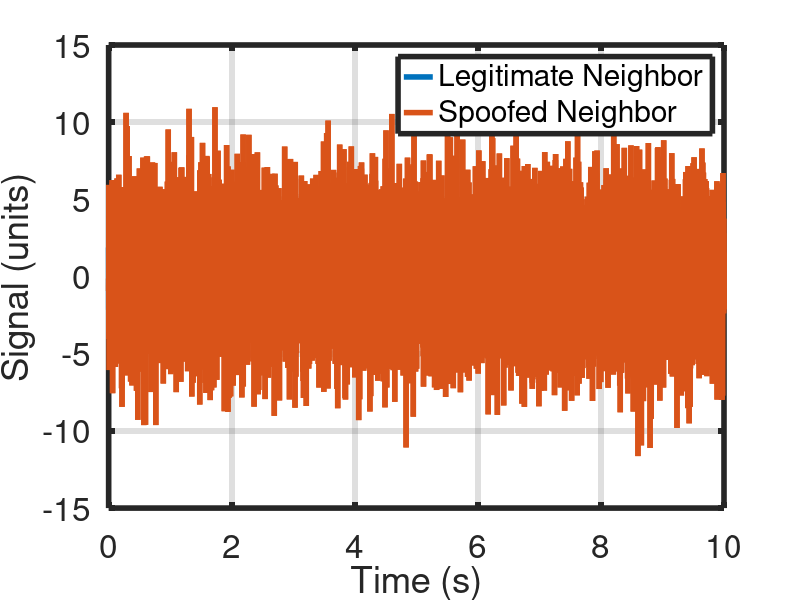

Recreate this plot in MATLAB.
% This matlab code is for simulating similarities between 2 random signals
clear all; close all; clc;
dt = 0.001; 
tMax = 10;
t = (0 : dt : tMax)';
norm_max_xcorr_mag = @(x,y)(max(abs(xcorr(x,y)))/(norm(x,2)*norm(y,2)));
y1 = randn(length(t), 1);
% Spoofed neighbor fingerprint looks like delayed and amplified fingerprint
% of legitimate neighbor x. That is, y1 spoofs y2
y2 = [zeros(4,1); 3.*y1(1:length(t)-4,:)];
% adding white noise
signal_noise_ratio = 10;
y1 = awgn(y1,signal_noise_ratio,'measured');
y2 = awgn(y2,signal_noise_ratio,'measured');
disp('Signal similarity between a legitimate and spoofed neighbor fingerprints')
signal_similarity = norm_max_xcorr_mag(y1,y2)
figure;
plot(t, y1, t, y2)
grid on
xlabel('Time (s)')
ylabel('Signal (units)')
legend('Legitimate Neighbor', 'Spoofed Neighbor');
a = findobj(gcf, 'type', 'axes');
h = findobj(gcf, 'type', 'line');
set(h, 'linewidth', 4);
set(a, 'linewidth', 4);
set(a, 'FontSize', 24);
